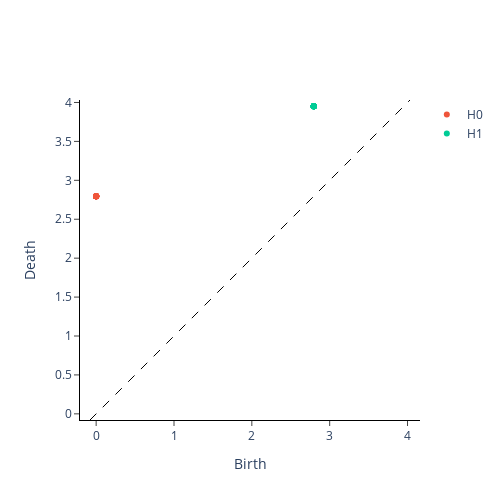

The notebook cell this image was saved under:
### Code cell
# I need to change these diagrams to be labelled instead of just there -- so i need to look into giotto tda and see what they're plotting and make it myself a bit here...........

nacl_structure = FCC_Structure((5.59/2), 3)
nacl_structure = np.array(nacl_structure)

coords, diagrams_basic = persistence_diagrams(nacl_structure)
plot_point_cloud(coords)
plot_diagram(diagrams_basic[0])
